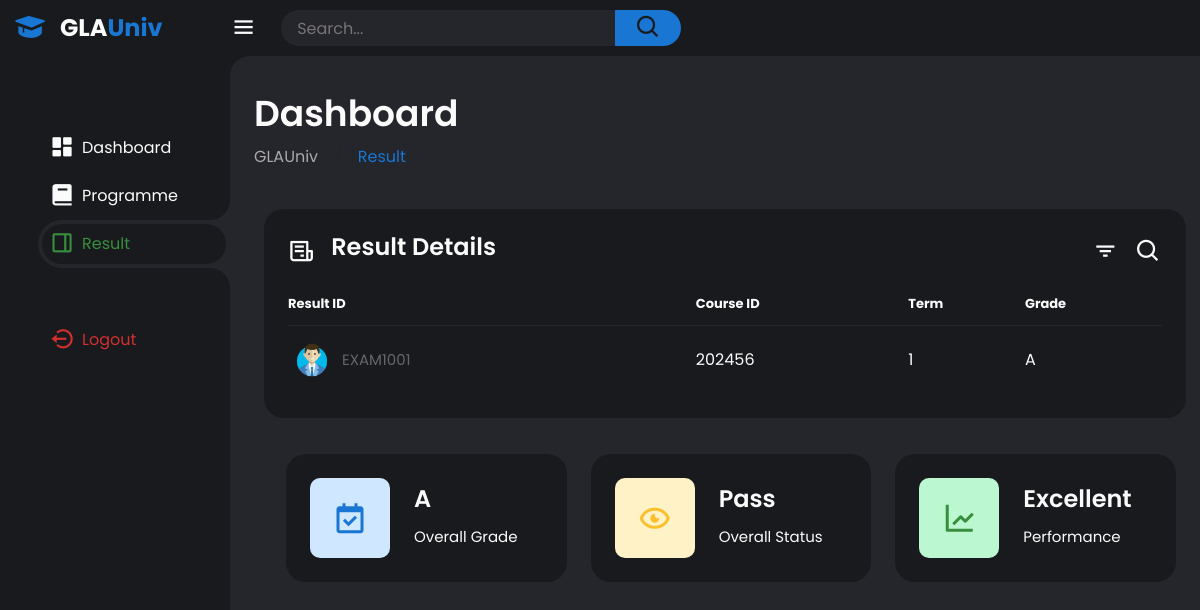
/All_files/Student_database/result.php (signed in), run on the app's committed database.
### tables this page shows
CREATE TABLE `course_result` (
  `result_id` varchar(11) NOT NULL,
  `student_id` int(11) DEFAULT NULL,
  `course_id` int(11) DEFAULT NULL,
  `year` int(11) DEFAULT NULL,
  `term` varchar(50) DEFAULT NULL,
  `grade` varchar(10) DEFAULT NULL
);

### All_files/Student_database/result.php (the view, shortened to what this page needs)
<?php
include("../php_files/Database.php");
?>
<!DOCTYPE html>
<html lang="en">
<head>
    <link href='https://unpkg.com/boxicons@2.1.4/css/boxicons.min.css' rel='stylesheet'>
    <link href="../../css files/bootstrap.min.css" rel="stylesheet">
    <link rel="stylesheet" href="../../css files/Panel.css">
    <link rel="stylesheet" href="../../css files/Student_box.css">
</head>
<body class="dark">
    <div class="sidebar">
        <a href="#" class="logo">
            <i class='bx bxs-graduation'></i>
            <div class="logo-name"><span>GLA</span>Univ</div>
        </a>
        <ul class="side-menu">
            <li><a href="main.php"><i class='bx bxs-dashboard'></i>Dashboard</a></li>
            <li><a href="programme.php"><i class='bx bxs-book'></i>Programme</a></li>
            <li class="active"><a href="result.php"><i class='bx bx-dock-right'></i>Result</a></li>
        </ul>
        <ul class="side-menu">
            <li>
                <a href="../dashboard/Logout.php" class="logout">
                    <i class='bx bx-log-out-circle'></i>
                    Logout
                </a>
            </li>
        </ul>
    </div>
    <div class="content">
        <nav>
            <i class='bx bx-menu'></i>
            <form action="#">
                <div class="form-input">
                    <input type="search" placeholder="Search...">
                    <button class="search-btn" type="submit"><i class='bx bx-search'></i></button>
                </div>
            </form>
        </nav>
        <main>
            <div class="header">
                <div class="left">
                    <h1>Dashboard</h1>
                    <ul class="breadcrumb">
                        <li><a href="#">
                                GLAUniv
                            </a></li>
                        <li><a href="#" class="active">Result</a></li>
                    </ul>
                </div>
            </div>
            <div class="bottom-data" style="margin-left:10px;">
                <div class="orders">
                    <div class="header">
                        <i class='bx bx-receipt'></i>
                        <h3>Result Details</h3>
                        <i class='bx bx-filter'></i>
                        <i class='bx bx-search'></i>
                    </div>
                    <table>
                        <thead>
                            <tr>
                                <th>Result ID</th>
                                <th>Course ID</th>
                                <th>Term</th>
                                <th>Grade</th>
                            </tr>
                        </thead>
                        <tbody>
                            <?php
                                $id = $_SESSION["User_id"];
                                $student = "SELECT * FROM course_result WHERE student_id = '$id' ORDER BY term";
                                $result = mysqli_query($conn, $student);
                                if ($result) {
                                    if (mysqli_num_rows($result) > 0) {
                                        while ($row = mysqli_fetch_assoc($result)) {
                                            echo '<tr>';
                                            echo '<td>';
                                            echo '<img src="../../images/User.png">';
                                            echo '<p>' . $row['result_id'] . '</p>';
                                            echo '</td>';
                                            echo '<td>' . $row['course_id'] . '</td>';
                                            echo '<td>' . $row['term'] . '</td>';
                                            echo '<td>' . $row['grade'] . '</td>';
                                            echo '</tr>';
                                            $gradeArray[] = $row['grade'];
                                        }
                                    }
                                     else {
                                        echo '<tr><td colspan="3">No recent students found.</td></tr>';
                                    }
                                } else {
                                    echo 'Error: ' . mysqli_error($connection);
                                }
                            ?>
                        </tbody>
                    </table>
                </div>
            </div>
            <ul class="insights">
                <li>
                    <i class='bx bx-calendar-check'></i>
                    <span class="info">
                        <h3>
                            <?php
                                function calculateOverallGrade($gradeArray) {
                                    $gradePoints = array(
                                        'A' => 4.0,
                                        'B' => 3.0,
                                        'C' => 2.0,
                                        'D' => 1.0,
                                        'F' => 0.0
                                    );
                                    $totalGradePoints = 0;
                                    $totalCourses = count($gradeArray);
                                    foreach ($gradeArray as $grade) {
                                        if (isset($gradePoints[$grade])) {
                                            $totalGradePoints += $gradePoints[$grade];
                                        } else {
                                            $totalGradePoints += $gradePoints['F'];
                                        }
                                    }
                                    $overallGPA = $totalGradePoints / $totalCourses;
                                    if ($overallGPA >= 3.5) {
                                        return 'A';
                                    } elseif ($overallGPA >= 2.5) {
                                        return 'B';
                                    } elseif ($overallGPA >= 1.5) {
                                        return 'C';
                                    } elseif ($overallGPA >= 0.5) {
                                        return 'D';
                                    } else {
                                        return 'F';
                                    }
                                }
                                $overallGrade = calculateOverallGrade($gradeArray);
                                echo $overallGrade;
                            ?>
                        </h3>
                        <p>Overall Grade</p>
                    </span>
                </li>
                <li><i class='bx bx-show-alt'></i>
                    <span class="info">
                        <h3>
                            <?php
                                function determinePassOrFail($overallGrade) {
                                    $passingGrade = 'D';
                                    if ($overallGrade <= $passingGrade) {
                                        return 'Pass';
                                    } else {
                                        return 'Fail';
                                    }
                                }
                                $result = determinePassOrFail($overallGrade);
                                echo $result;
                            ?>
                        </h3>
                        <p>Overall Status</p>
                    </span>
                </li>
                <li><i class='bx bx-line-chart'></i>
                    <span class="info">
                        <h3>
                            <?php
                                function determinePerformance($overallGrade) {
                                    $performanceDescriptors = array(
                                        'A' => 'Excellent',
                                        'B' => 'Good',
                                        'C' => 'Satisfactory',
                                        'D' => 'Needs Improvement',
                                        'F' => 'Poor'
                                    );
                                    if (isset($performanceDescriptors[$overallGrade])) {
                                        return $performanceDescriptors[$overallGrade];
                                    } else {
                                        return 'Unknown';
                                    }
                                }
                                $performance = determinePerformance($overallGrade);
                                echo $performance;
                            ?>
                        </h3>
                        <p>Performance</p>
                    </span>
                </li>
            </ul>
        </main>
    </div>
</body>
</html>

### css files/Student_box.css (style rules this page uses)
a { color: #CCC; text-decoration: none !important; }
img { width: 100%; overflow: hidden; }
p { font-size: 15px; color: #666; line-height: 30px; margin-bottom: 0px; }

### data on the page
course_result: result_id "EXAM1001", course "202456", term "1", grade "A"

### other printed values
$overallGrade "A"
$result "Pass"
$performance "Excellent"
